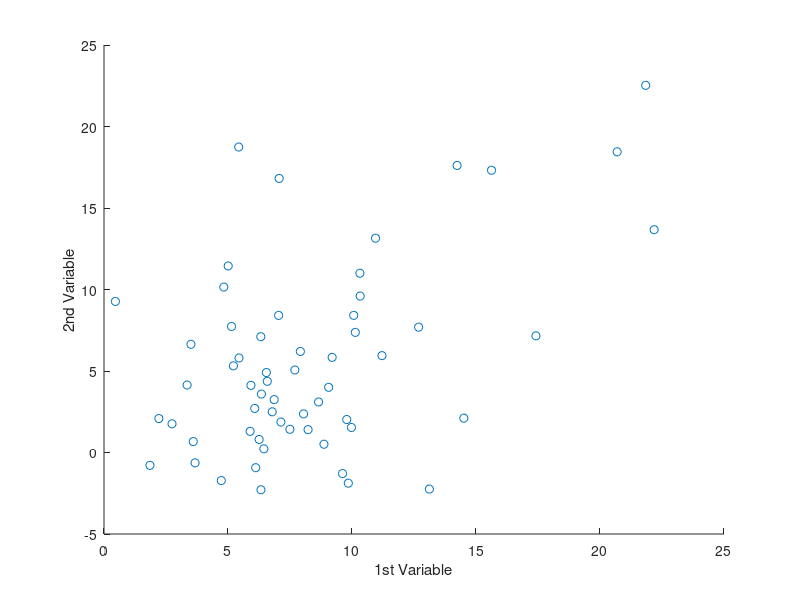

Reproduce this figure in MATLAB. (Note: this script raises an error after producing the figure.)

%This program implements Linear Regression for two variables using Gradient 
%Descent to fit a linear model on the date and predict the dependent variable for 
%new unseen independent variable.
%In the output, you can see the graph of training data points and the 
%fitted linear line, the dynamics of Cost Function across iteration number,
%surface and contour plot of the Cost Function.
%The training dataset is generated.
%theta is the vector of coefficients in the model.

clear all; close all; clc

data = load('dataA.txt');

figure(1)
scatter(data(:,1),data(:,2),'gx');
xlabel('1st Variable')
ylabel('2nd Variable')

m = size (data, 1);
n = size (data, 2);
y = data(:,2);
X = [ones(m,1) , data(:,1)];

alpha = .01;
theta = zeros(2,1);
numIters = 1500;


[theta,costValue] = GradientDescent(X,y,theta,alpha,numIters);

hold on;
plot (X(:,2),X*theta,'r')
legend('data','model')


hold off
figure(2)
plot(costValue, 'm');
ylabel('cost function');
xlabel('iteration number')


%visualizing Cost Function
theta0 =  linspace(-10,10,100) ;
theta1 =  linspace(-1,4,40) ;

t = zeros(2,1);
c = zeros(length(theta0),length(theta1));
for i = 1:length(theta0)
    for j = 1:length(theta1)
        t = [theta0(i) ; theta1(j)];
        c(i,j) = CostFunc(X, y, t);
    end
end

c = c';
figure
surf (theta0,theta1,c);
ylabel('\theta_1');
xlabel('\theta_0');

figure
contour(theta0, theta1,c, logspace(-2, 3, 20))

%Reporting theta
fprintf ('theta computed using Gradient Discent is: \n')
fprintf ('%f \n',theta)
fprintf('\n')

% %an alternative for visualizing Cost Function
% [theta0, theta1] =  meshgrid(linspace(-10,10,100),linspace(-1,4,40)) ;
% 
% 
% t = zeros(2,1);
% c = zeros(size(theta1,1),size(theta0,2));
% XY = cat(3,theta0,theta1);
% for i = 1:size(theta0,1)
%     for j = 1:size(theta0,2)
%         t = [XY(i,j,1);XY(i,j,2)];
%         c(i,j) = CostFunc(X, y, t);
%     end
% end
% 
% figure
% surf (theta0,theta1,c);
% ylabel('\theta_1');
% xlabel('\theta_0');
% 
% figure
% contour(theta0, theta1,c, logspace(-2, 3, 20))
% 






